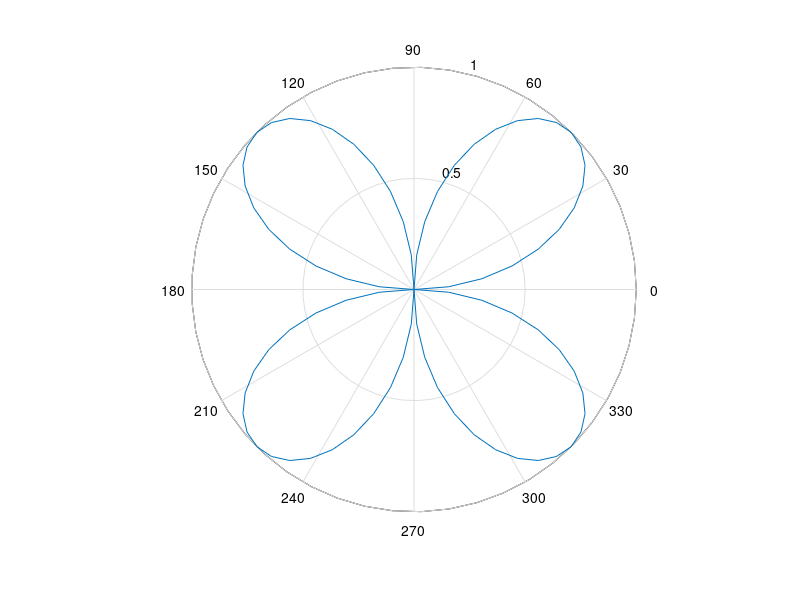

This figure's MATLAB source:
%Timothy Smith
%5/5/15
%______________
x=0:pi/40:2*pi;
polar(x,sin(2*x)), grid 
% x=rcos(theta), y=rsin(theta) switch from x and y to polar